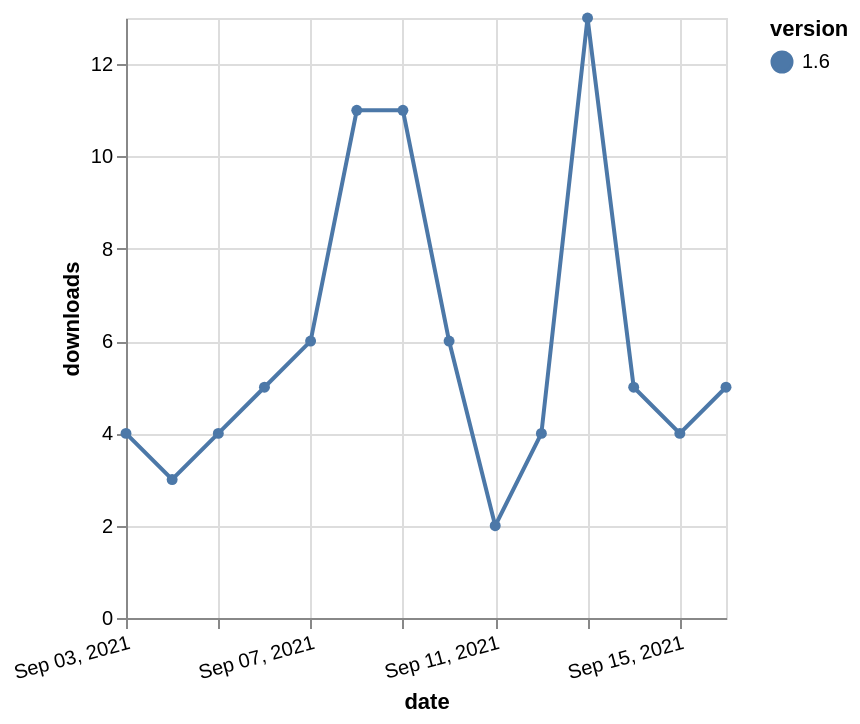

Specify this chart in Vega-Lite:
### Vega-Lite specification from a JSON file in a GitHub repository (floating-point values rounded to 4 significant figures)
{"$schema": "https://vega.github.io/schema/vega-lite/v5.json", "description": "A simple bar chart with embedded data.", "data": {"values": [{"date": "2021-09-03", "total": 6049, "delta": 4, "version": "1.6"}, {"date": "2021-09-04", "total": 6052, "delta": 3, "version": "1.6"}, {"date": "2021-09-05", "total": 6056, "delta": 4, "version": "1.6"}, {"date": "2021-09-06", "total": 6061, "delta": 5, "version": "1.6"}, {"date": "2021-09-07", "total": 6067, "delta": 6, "version": "1.6"}, {"date": "2021-09-08", "total": 6078, "delta": 11, "version": "1.6"}, {"date": "2021-09-09", "total": 6089, "delta": 11, "version": "1.6"}, {"date": "2021-09-10", "total": 6095, "delta": 6, "version": "1.6"}, {"date": "2021-09-11", "total": 6097, "delta": 2, "version": "1.6"}, {"date": "2021-09-12", "total": 6101, "delta": 4, "version": "1.6"}, {"date": "2021-09-13", "total": 6114, "delta": 13, "version": "1.6"}, {"date": "2021-09-14", "total": 6119, "delta": 5, "version": "1.6"}, {"date": "2021-09-15", "total": 6123, "delta": 4, "version": "1.6"}, {"date": "2021-09-16", "total": 6128, "delta": 5, "version": "1.6"}]}, "width": "container", "mark": {"type": "line", "point": {"filled": true}}, "encoding": {"x": {"field": "date", "type": "temporal", "timeUnit": "yearmonthdate", "title": "date", "axis": {"labelAngle": -15}}, "y": {"field": "delta", "type": "quantitative", "title": "downloads"}, "color": {"field": "version", "type": "nominal"}, "tooltip": {"field": "delta"}}}
